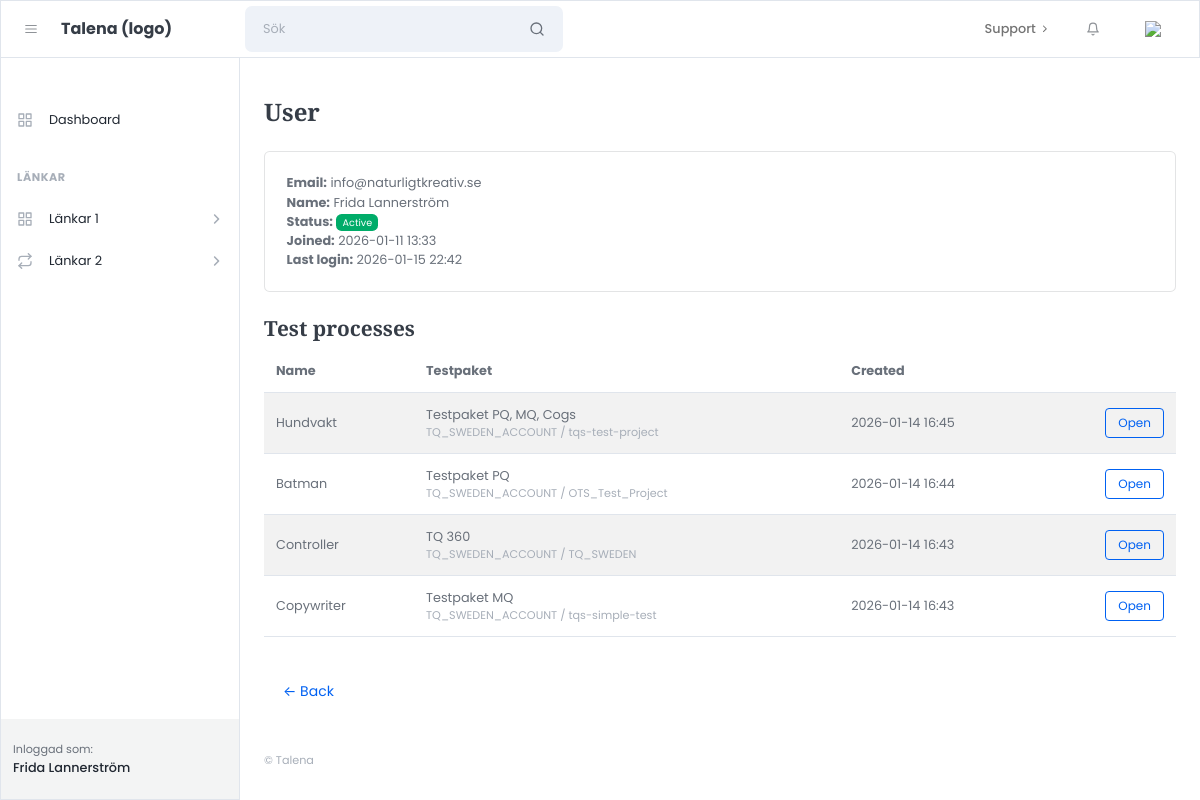
Page /accounts/users/3/ (signed in) on the earlier database version.
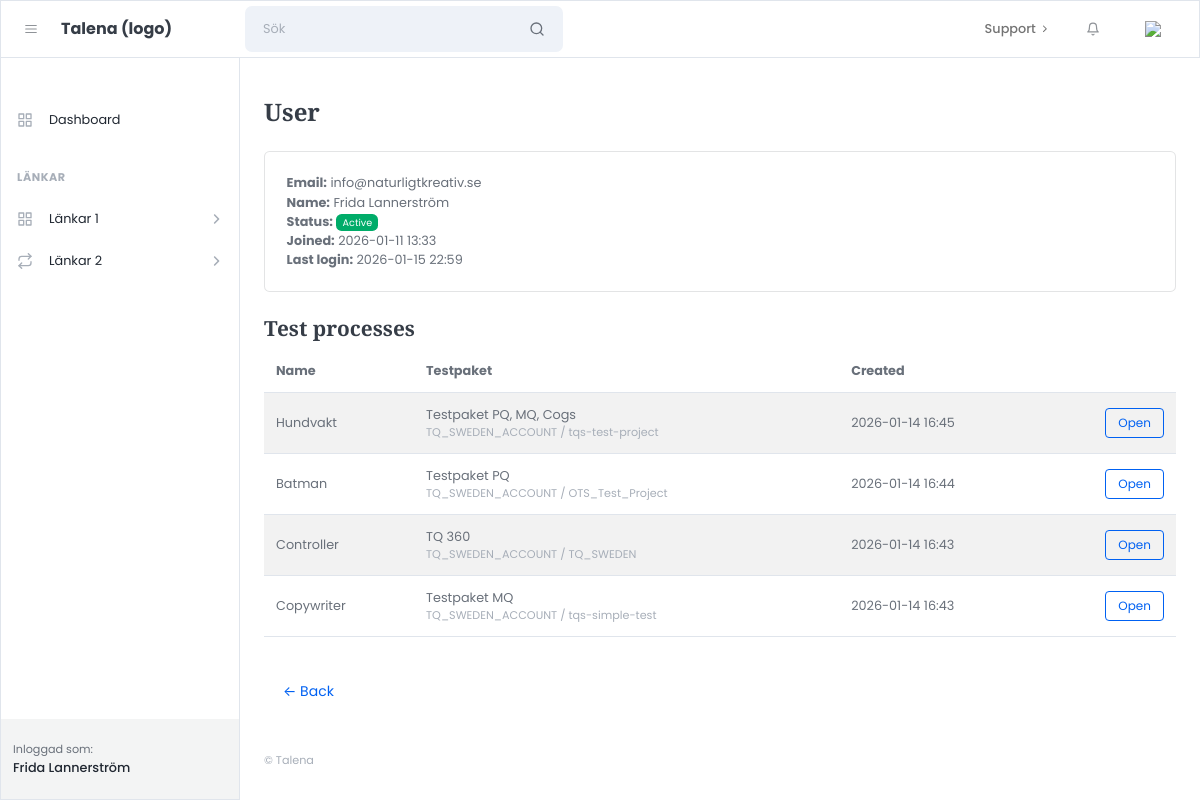
Same page on the later database version.
### apps/accounts/models.py (models this page shows)
class User(AbstractUser):
    class Role(models.TextChoices):
        ADMIN = "admin", "Admin"
        CUSTOMER = "customer", "Customer"
    role = models.CharField(
        max_length=20,
        choices=Role.choices,
        default=Role.CUSTOMER,
    )

### apps/accounts/views.py (the view)
# urls.py: path("accounts/users/<int:pk>/", admin_user_detail, name="admin_user_detail"),
@login_required
def admin_user_detail(request, pk):
    if not is_admin(request.user):
        return HttpResponseForbidden("No access.")
    user_obj = get_object_or_404(User, pk=pk)
    processes = (
        TestProcess.objects
        .filter(created_by=user_obj)
        .order_by("-created_at")  # justera om du har annat fält
    )
    active_processes = processes.filter(is_completed=False) if hasattr(TestProcess, "is_completed") else processes
    pending_invite = not user_obj.is_active
    return render(request, "admin/accounts/user_detail.html", {
        "u": user_obj,
        "processes": processes,
        "active_processes": active_processes,
        "pending_invite": pending_invite,
    })

### apps/core/utils/auth.py (called while the page is built)
def is_admin(user) -> bool:
    return (
        getattr(user, "role", None) == "admin"
        or user.is_staff
        or user.is_superuser
    )

### templates/admin/accounts/user_detail.html (shortened to what this page needs)
{% extends "admin/core/layouts/admin_base.html" %}
{% block content %}
<h1 class="mb-4">User</h1>
<div class="card mb-4">
  <div class="card-body">
    <div><strong>Email:</strong> {{ u.email }}</div>
    <div><strong>Name:</strong> {{ u.get_full_name }}</div>
    <div><strong>Status:</strong>
      {% if u.is_active %}
        <span class="badge bg-success">Active</span>
      {% else %}
        <span class="badge bg-warning text-dark">Pending</span>
      {% endif %}
    </div>
    <div><strong>Joined:</strong> {{ u.date_joined|date:"Y-m-d H:i" }}</div>
    <div><strong>Last login:</strong>
      {% if u.last_login %}
        {{ u.last_login|date:"Y-m-d H:i" }}
      {% else %}
        Never
      {% endif %}
    </div>
  </div>
</div>
<h3 class="mt-4">Test processes</h3>
<div class="table-responsive">
  <table class="table table-striped align-middle">
    <thead>
      <tr>
        <th>Name</th>
        <th>Testpaket</th>
        <th>Created</th>
        <th></th>
      </tr>
    </thead>
    <tbody>
      {% for p in processes %}
        <tr>
          <td>{{ p.name|default:"(No name)" }}</td>
          <td>
                  {{ p.project_name_snapshot }}
                  <div class="small text-muted">{{ p.account_code }} / {{ p.project_code }}</div>
          </td>
          <td>
            {% if p.created_at %}
              {{ p.created_at|date:"Y-m-d H:i" }}
            {% else %}
              <span class="text-muted">n/a</span>
            {% endif %}
          </td>
          <td class="text-end">
            <a class="btn btn-sm btn-outline-primary" href="">
              Open
            </a>
          </td>
        </tr>
      {% empty %}
        <tr><td colspan="4">No processes for this user yet.</td></tr>
      {% endfor %}
    </tbody>
  </table>
</div>
<a class="btn btn-link mt-3" href="{% url 'admin_dashboard' %}">← Back</a>
{% endblock %}

Differences in the rows shown:
changed User "info@naturligtkreativ.se": last_login "2026-01-15 22:42" → "2026-01-15 22:59"
